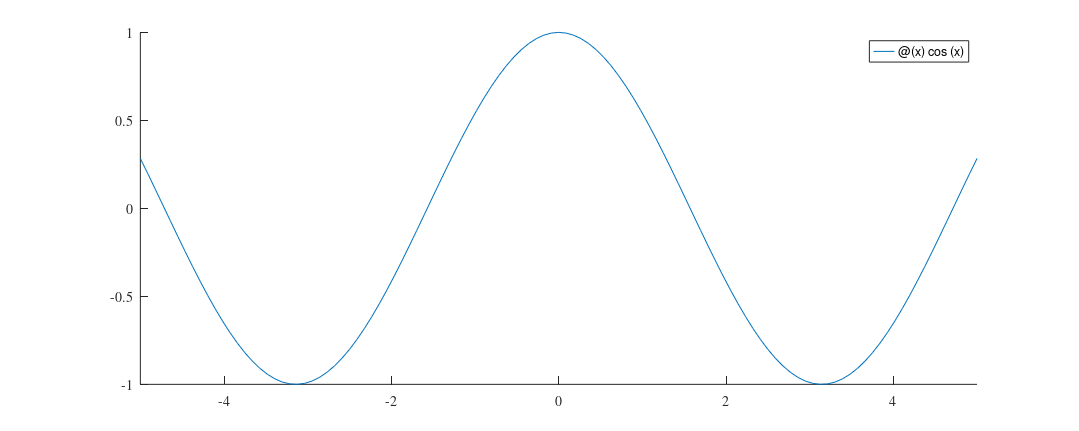

Here is the MATLAB script that generated this plot: (Note: this script raises an error after producing the figure.)
f1 = @(x) cos(x);
f2 = @(x) 1./(25*x.^2+1);
figure('Renderer', 'painters', 'Position', [10 10 1500 600], 'PaperPositionMode', 'auto');
set(gca, 'Units', 'normalized','FontUnits','points','FontWeight','normal','FontSize',14,'FontName','Times')
hold on
fplot(f1)

% Punten om te evalueren
x = zeros(1,200);
for i = 1:1:200
    x(i) = -1 + 1/200 + 2/200*(i-1);
end

for n = [3,4,6,8,10,60]
    N = n;
    % Equidistante punten
    x_equi = zeros(1,N);
    for i = 1:1:N
        x_equi(i) = -1 + (i-1) .* 2/(N-1);
    end
    x_equi(N) = 1;

    % Nulpunten
    x_nul = zeros(1,N);
    for i = 1:1:N
        x_nul(i) = cos(pi*(2*i-1)/(2*N));
    end

    [c, kappa] = interpolate(x_nul, f1);
    interpolant = evalCheb(c, x);

    plot(x, interpolant)
end
legend({'$f(x) = \cos(x)$', '3', '4', '6', '8', '10', '60'}, 'interpreter', 'latex', 'location', 'south', 'NumColumns', 3, 'FontSize', 20,'FontWeight', 'normal', 'FontName', 'Times');
hold off
axis([-1 1 0 1]);

print  ('-r500', '-depsc2', 'cos_nul_laag.eps')